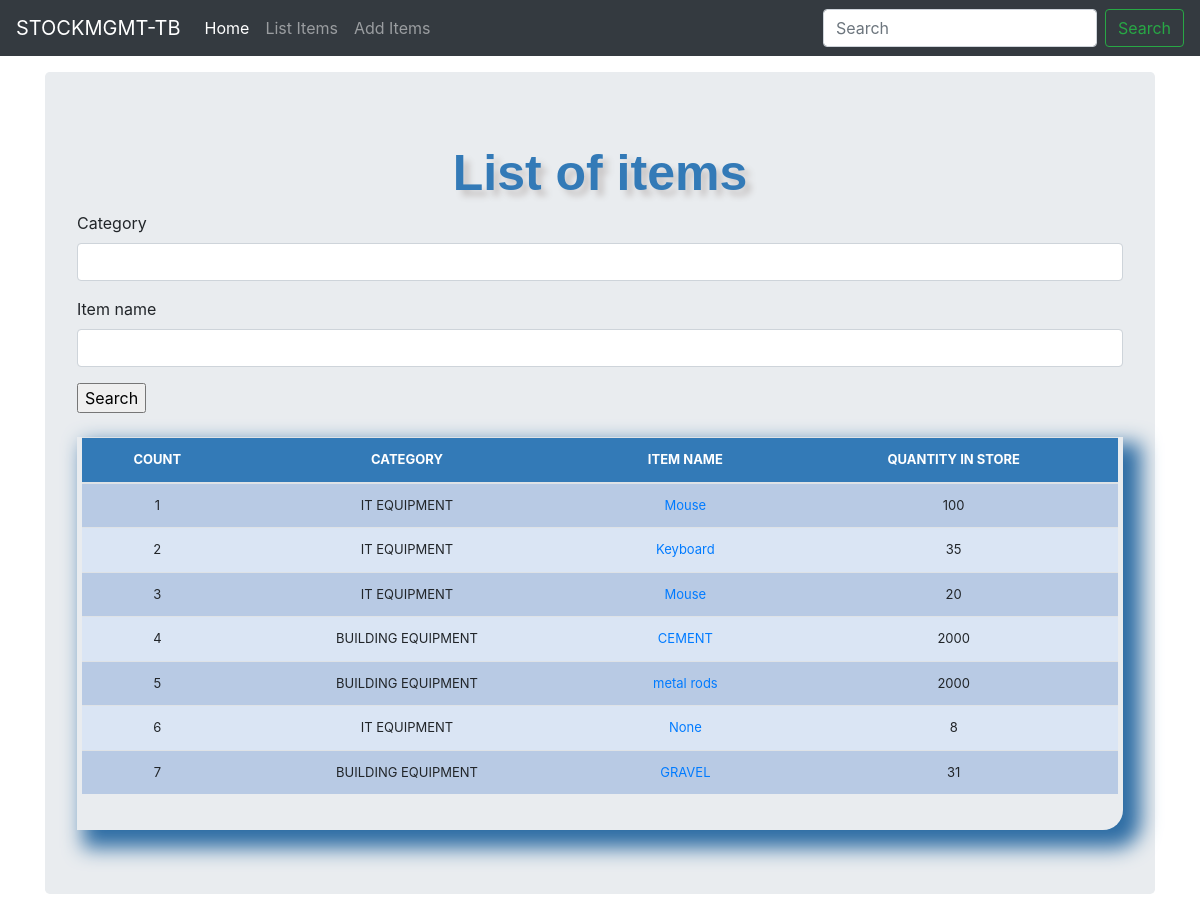
Before: /list_items/ with the older database file.
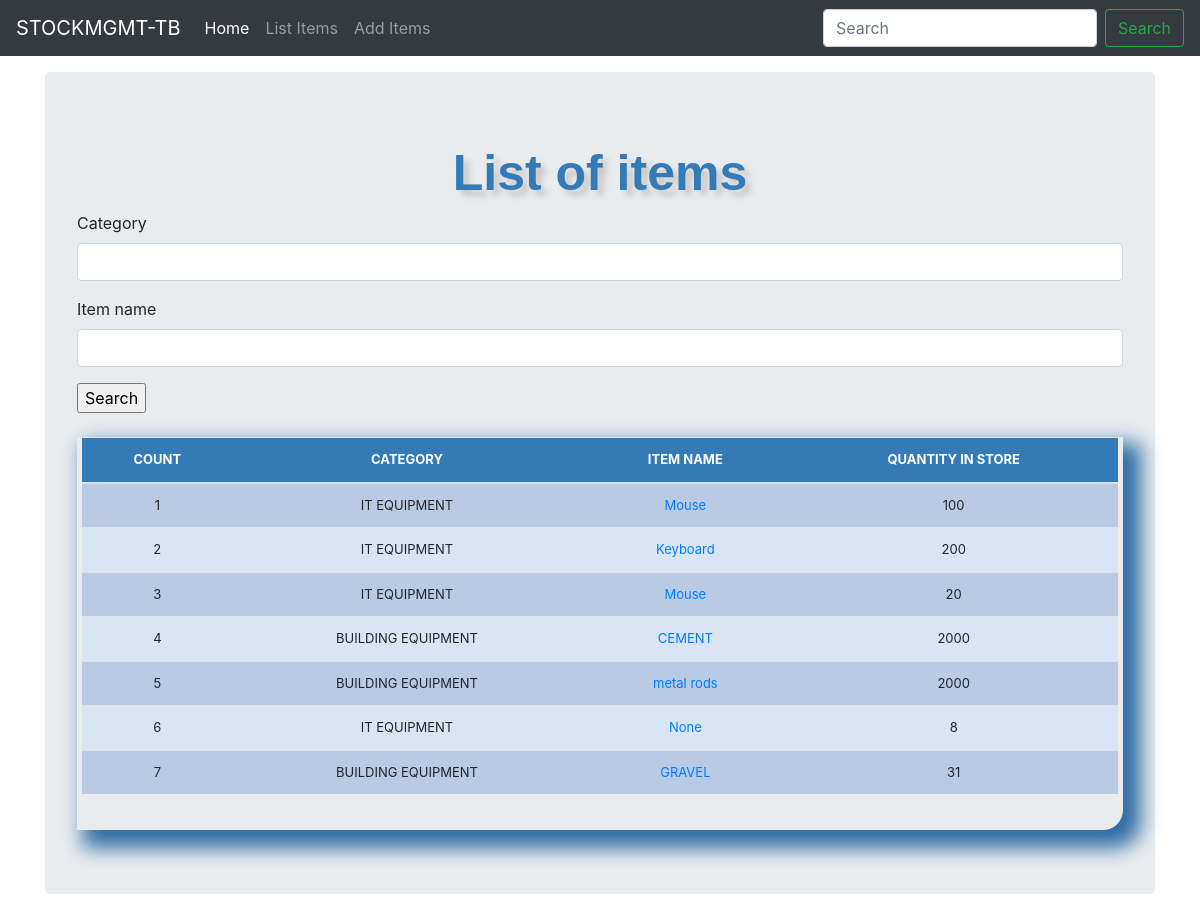
After: the same page with the newer database file.
### stockman/models.py (models this page shows, shortened)
class Stock(models.Model):
    category = models.CharField(max_length=50, blank=True, null=True)
    item_name = models.CharField(max_length=50, blank=True, null=True)
    quantity = models.IntegerField(default=0, blank=True, null=True)
    receive_quantity = models.IntegerField(default=0, blank=True, null=True)
    receive_by = models.CharField(max_length=50, blank=True, null=True)
    issued_quantity = models.IntegerField(default=0, blank=True, null=True)
    issued_by = models.CharField(max_length=50, blank=True, null=True)
    issued_to = models.CharField(max_length=50, blank=True, null=True)
    phone_number = models.CharField(max_length=50, blank=True, null=True)
    created_by = models.CharField(max_length=50, blank=True, null=True)
    reorder_level = models.IntegerField(default=0, blank=True, null=True)
    last_updated = models.DateTimeField(auto_now_add=False, null=True)
    export_to_CSV = models.BooleanField(default=False)

### stockman/views.py (the view, shortened to what this page needs)
# urls.py: path('list_items/', views.list_items, name='list-items'),
def list_items(request):
    header = "List of items"
    queryset = Stock.objects.all()
    form = StockSearchForm(request.POST or None)
    context = {
        "header": header,
        "queryset": queryset,
        "form": form
    }
    return render(request, "list-item.html", context)

### stockman/forms.py
class StockSearchForm(forms.ModelForm):
    class Meta:
        model = Stock
        fields = ['category', 'item_name']

### stockman/templates/list-item.html (shortened to what this page needs)
{% load staticfiles %}
{% load crispy_forms_tags %}
<!doctype html>
<html lang="en">
<head>
    <link rel="stylesheet" href="{% static 'css/style.css' %}">
    <link rel="stylesheet" href="{% static 'css/bootstrap.min.css' %}">
    <link rel="stylesheet" href="{% static 'css/navbar-top-fixed.css' %}">
</head>
<body>
{% include 'navbar.html' %}
<main role="main" class="container">
    <div class="jumbotron">
        <div class="header">{{header}}</div>
        <form method="POST" action="">{%  csrf_token %}
        {{form|crispy}}
            <input type="submit" value="Search" />
        </form>
        <br>
        <div class="display-table">
            <table class="table">
                <thead>
                <tr>
                    <th>COUNT</th>
                    <th>CATEGORY</th>
                    <th>ITEM NAME</th>
                    <th>QUANTITY IN STORE</th>
                </tr>
                </thead>
                {% for instance in queryset %}
                <tr>
                    <td>{{ forloop.counter }}</td>
                    <td>{{ instance.category }}</td>
                    <td><a href="{% url 'update-items' instance.id %}">{{ instance.item_name }}</a></td>
                    <td>{{ instance.quantity }}</td>
                </tr>
                {% endfor %}
            </table>
        </div>
    </div>
</main>
</body>
</html>

Changed rows visible on the page:
changed Stock "Keyboard": quantity "35" → "200"
